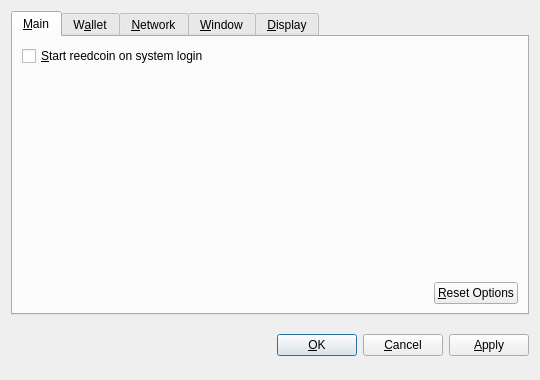
<?xml version="1.0" encoding="UTF-8"?>
<ui version="4.0">
 <class>OptionsDialog</class>
 <widget class="QDialog" name="OptionsDialog">
  <property name="geometry">
   <rect>
    <x>0</x>
    <y>0</y>
    <width>540</width>
    <height>380</height>
   </rect>
  </property>
  <property name="windowTitle">
   <string>Options</string>
  </property>
  <property name="modal">
   <bool>true</bool>
  </property>
  <layout class="QVBoxLayout" name="verticalLayout">
   <item>
    <widget class="QTabWidget" name="tabWidget">
     <property name="tabPosition">
      <enum>QTabWidget::North</enum>
     </property>
     <property name="currentIndex">
      <number>0</number>
     </property>
     <widget class="QWidget" name="tabMain">
      <attribute name="title">
       <string>&amp;Main</string>
      </attribute>
      <layout class="QVBoxLayout" name="verticalLayout_Main">
       <item>
        <widget class="QCheckBox" name="bitcoinAtStartup">
         <property name="toolTip">
          <string>Automatically start reedcoin after logging in to the system.</string>
         </property>
         <property name="text">
          <string>&amp;Start reedcoin on system login</string>
         </property>
        </widget>
       </item>
       <item>
        <spacer name="verticalSpacer_Main">
         <property name="orientation">
          <enum>Qt::Vertical</enum>
         </property>
         <property name="sizeHint" stdset="0">
          <size>
           <width>20</width>
           <height>40</height>
          </size>
         </property>
        </spacer>
       </item>
       <item>
        <layout class="QHBoxLayout" name="horizontalLayout_2_Main">
         <item>
          <spacer name="horizontalSpacer_2_Main">
           <property name="orientation">
            <enum>Qt::Horizontal</enum>
           </property>
           <property name="sizeHint" stdset="0">
            <size>
             <width>40</width>
             <height>20</height>
            </size>
           </property>
          </spacer>
         </item>
         <item>
          <widget class="QPushButton" name="resetButton">
           <property name="toolTip">
            <string>Reset all client options to default.</string>
           </property>
           <property name="text">
            <string>&amp;Reset Options</string>
           </property>
           <property name="autoDefault">
            <bool>false</bool>
           </property>
          </widget>
         </item>
        </layout>
       </item>
      </layout>
     </widget>
     <widget class="QWidget" name="tabWallet">
      <attribute name="title">
       <string>W&amp;allet</string>
      </attribute>
      <layout class="QVBoxLayout" name="verticalLayout_Network">
       <item>
        <widget class="QLabel" name="transactionFeeInfoLabel">
         <property name="text">
          <string>Optional transaction fee per kB that helps make sure your transactions are processed quickly. Most transactions are 1 kB.</string>
         </property>
         <property name="textFormat">
          <enum>Qt::PlainText</enum>
         </property>
         <property name="wordWrap">
          <bool>true</bool>
         </property>
        </widget>
       </item>
       <item>
        <layout class="QHBoxLayout" name="horizontalLayout_1_Main">
         <item>
          <widget class="QLabel" name="transactionFeeLabel">
           <property name="text">
            <string>Pay transaction &amp;fee</string>
           </property>
           <property name="textFormat">
            <enum>Qt::PlainText</enum>
           </property>
           <property name="buddy">
            <cstring>transactionFee</cstring>
           </property>
          </widget>
         </item>
         <item>
          <widget class="BitcoinAmountField" name="transactionFee"/>
         </item>
         <item>
          <spacer name="horizontalSpacer_1_Main">
           <property name="orientation">
            <enum>Qt::Horizontal</enum>
           </property>
           <property name="sizeHint" stdset="0">
            <size>
             <width>40</width>
             <height>20</height>
            </size>
           </property>
          </spacer>
         </item>
        </layout>
       </item>
       <item>
        <widget class="QLabel" name="label">
         <property name="text">
          <string>If you disable the spending of unconfirmed change, the change from a transaction cannot be used until that transaction has at least one confirmation. This also affects how your balance is computed.</string>
         </property>
         <property name="wordWrap">
          <bool>true</bool>
         </property>
        </widget>
       </item>
       <item>
        <widget class="QCheckBox" name="spendZeroConfChange">
         <property name="text">
          <string>Spend unconfirmed change  (experts only)</string>
         </property>
        </widget>
       </item>
       <item>
        <spacer name="verticalSpacer">
         <property name="orientation">
          <enum>Qt::Vertical</enum>
         </property>
         <property name="sizeHint" stdset="0">
          <size>
           <width>20</width>
           <height>40</height>
          </size>
         </property>
        </spacer>
       </item>
      </layout>
     </widget>
     <widget class="QWidget" name="tabNetwork">
      <attribute name="title">
       <string>&amp;Network</string>
      </attribute>
      <layout class="QVBoxLayout" name="verticalLayout_Network">
       <item>
        <widget class="QCheckBox" name="mapPortUpnp">
         <property name="toolTip">
          <string>Automatically open the reedcoin client port on the router. This only works when your router supports UPnP and it is enabled.</string>
         </property>
         <property name="text">
          <string>Map port using &amp;UPnP</string>
         </property>
        </widget>
       </item>
       <item>
        <widget class="QCheckBox" name="connectSocks">
         <property name="toolTip">
          <string>Connect to the reedcoin network through a SOCKS proxy (e.g. when connecting through Tor).</string>
         </property>
         <property name="text">
          <string>&amp;Connect through SOCKS proxy:</string>
         </property>
        </widget>
       </item>
       <item>
        <layout class="QHBoxLayout" name="horizontalLayout_Network">
         <item>
          <widget class="QLabel" name="proxyIpLabel">
           <property name="text">
            <string>Proxy &amp;IP:</string>
           </property>
           <property name="textFormat">
            <enum>Qt::PlainText</enum>
           </property>
           <property name="buddy">
            <cstring>proxyIp</cstring>
           </property>
          </widget>
         </item>
         <item>
          <widget class="QValidatedLineEdit" name="proxyIp">
           <property name="maximumSize">
            <size>
             <width>140</width>
             <height>16777215</height>
            </size>
           </property>
           <property name="toolTip">
            <string>IP address of the proxy (e.g. 127.0.0.1)</string>
           </property>
          </widget>
         </item>
         <item>
          <widget class="QLabel" name="proxyPortLabel">
           <property name="text">
            <string>&amp;Port:</string>
           </property>
           <property name="textFormat">
            <enum>Qt::PlainText</enum>
           </property>
           <property name="buddy">
            <cstring>proxyPort</cstring>
           </property>
          </widget>
         </item>
         <item>
          <widget class="QLineEdit" name="proxyPort">
           <property name="maximumSize">
            <size>
             <width>55</width>
             <height>16777215</height>
            </size>
           </property>
           <property name="toolTip">
            <string>Port of the proxy (e.g. 9050)</string>
           </property>
          </widget>
         </item>
         <item>
          <widget class="QLabel" name="socksVersionLabel">
           <property name="text">
            <string>SOCKS &amp;Version:</string>
           </property>
           <property name="textFormat">
            <enum>Qt::PlainText</enum>
           </property>
           <property name="buddy">
            <cstring>socksVersion</cstring>
           </property>
          </widget>
         </item>
         <item>
          <widget class="QValueComboBox" name="socksVersion">
           <property name="toolTip">
            <string>SOCKS version of the proxy (e.g. 5)</string>
           </property>
          </widget>
         </item>
         <item>
          <spacer name="horizontalSpacer_Network">
           <property name="orientation">
            <enum>Qt::Horizontal</enum>
           </property>
           <property name="sizeHint" stdset="0">
            <size>
             <width>40</width>
             <height>20</height>
            </size>
           </property>
          </spacer>
         </item>
        </layout>
       </item>
       <item>
        <spacer name="verticalSpacer_Network">
         <property name="orientation">
          <enum>Qt::Vertical</enum>
         </property>
         <property name="sizeHint" stdset="0">
          <size>
           <width>20</width>
           <height>40</height>
          </size>
         </property>
        </spacer>
       </item>
      </layout>
     </widget>
     <widget class="QWidget" name="tabWindow">
      <attribute name="title">
       <string>&amp;Window</string>
      </attribute>
      <layout class="QVBoxLayout" name="verticalLayout_Window">
       <item>
        <widget class="QCheckBox" name="minimizeToTray">
         <property name="toolTip">
          <string>Show only a tray icon after minimizing the window.</string>
         </property>
         <property name="text">
          <string>&amp;Minimize to the tray instead of the taskbar</string>
         </property>
        </widget>
       </item>
       <item>
        <widget class="QCheckBox" name="minimizeOnClose">
         <property name="toolTip">
          <string>Minimize instead of exit the application when the window is closed. When this option is enabled, the application will be closed only after selecting Quit in the menu.</string>
         </property>
         <property name="text">
          <string>M&amp;inimize on close</string>
         </property>
        </widget>
       </item>
       <item>
        <spacer name="verticalSpacer_Window">
         <property name="orientation">
          <enum>Qt::Vertical</enum>
         </property>
         <property name="sizeHint" stdset="0">
          <size>
           <width>20</width>
           <height>40</height>
          </size>
         </property>
        </spacer>
       </item>
      </layout>
     </widget>
     <widget class="QWidget" name="tabDisplay">
      <attribute name="title">
       <string>&amp;Display</string>
      </attribute>
      <layout class="QVBoxLayout" name="verticalLayout_Display">
       <item>
        <layout class="QHBoxLayout" name="horizontalLayout_1_Display">
         <item>
          <widget class="QLabel" name="langLabel">
           <property name="text">
            <string>User Interface &amp;language:</string>
           </property>
           <property name="textFormat">
            <enum>Qt::PlainText</enum>
           </property>
           <property name="buddy">
            <cstring>lang</cstring>
           </property>
          </widget>
         </item>
         <item>
          <widget class="QValueComboBox" name="lang">
           <property name="toolTip">
            <string>The user interface language can be set here. This setting will take effect after restarting reedcoin.</string>
           </property>
          </widget>
         </item>
        </layout>
       </item>
       <item>
        <layout class="QHBoxLayout" name="horizontalLayout_2_Display">
         <item>
          <widget class="QLabel" name="unitLabel">
           <property name="text">
            <string>&amp;Unit to show amounts in:</string>
           </property>
           <property name="textFormat">
            <enum>Qt::PlainText</enum>
           </property>
           <property name="buddy">
            <cstring>unit</cstring>
           </property>
          </widget>
         </item>
         <item>
          <widget class="QValueComboBox" name="unit">
           <property name="toolTip">
            <string>Choose the default subdivision unit to show in the interface and when sending coins.</string>
           </property>
          </widget>
         </item>
        </layout>
       </item>
       <item>
        <widget class="QCheckBox" name="displayAddresses">
         <property name="toolTip">
          <string>Whether to show reedcoin addresses in the transaction list or not.</string>
         </property>
         <property name="text">
          <string>&amp;Display addresses in transaction list</string>
         </property>
        </widget>
       </item>
       <item>
        <widget class="QCheckBox" name="coinControlFeatures">
         <property name="toolTip">
          <string>Whether to show coin control features or not.</string>
         </property>
         <property name="text">
          <string>Display coin &amp;control features (experts only!)</string>
         </property>
        </widget>
       </item>
       <item>
        <spacer name="verticalSpacer_Display">
         <property name="orientation">
          <enum>Qt::Vertical</enum>
         </property>
         <property name="sizeHint" stdset="0">
          <size>
           <width>20</width>
           <height>40</height>
          </size>
         </property>
        </spacer>
       </item>
      </layout>
     </widget>
    </widget>
   </item>
   <item>
    <layout class="QHBoxLayout" name="horizontalLayout_Buttons">
     <item>
      <spacer name="horizontalSpacer_1">
       <property name="orientation">
        <enum>Qt::Horizontal</enum>
       </property>
       <property name="sizeHint" stdset="0">
        <size>
         <width>40</width>
         <height>48</height>
        </size>
       </property>
      </spacer>
     </item>
     <item>
      <widget class="QLabel" name="statusLabel">
       <property name="font">
        <font>
         <weight>75</weight>
         <bold>true</bold>
        </font>
       </property>
       <property name="text">
        <string/>
       </property>
       <property name="textFormat">
        <enum>Qt::PlainText</enum>
       </property>
       <property name="wordWrap">
        <bool>true</bool>
       </property>
      </widget>
     </item>
     <item>
      <spacer name="horizontalSpacer_2">
       <property name="orientation">
        <enum>Qt::Horizontal</enum>
       </property>
       <property name="sizeHint" stdset="0">
        <size>
         <width>40</width>
         <height>48</height>
        </size>
       </property>
      </spacer>
     </item>
     <item>
      <widget class="QPushButton" name="okButton">
       <property name="text">
        <string>&amp;OK</string>
       </property>
      </widget>
     </item>
     <item>
      <widget class="QPushButton" name="cancelButton">
       <property name="text">
        <string>&amp;Cancel</string>
       </property>
       <property name="autoDefault">
        <bool>false</bool>
       </property>
      </widget>
     </item>
     <item>
      <widget class="QPushButton" name="applyButton">
       <property name="text">
        <string>&amp;Apply</string>
       </property>
       <property name="autoDefault">
        <bool>false</bool>
       </property>
      </widget>
     </item>
    </layout>
   </item>
  </layout>
 </widget>
 <customwidgets>
  <customwidget>
   <class>BitcoinAmountField</class>
   <extends>QSpinBox</extends>
   <header>bitcoinamountfield.h</header>
  </customwidget>
  <customwidget>
   <class>QValueComboBox</class>
   <extends>QComboBox</extends>
   <header>qvaluecombobox.h</header>
  </customwidget>
  <customwidget>
   <class>QValidatedLineEdit</class>
   <extends>QLineEdit</extends>
   <header>qvalidatedlineedit.h</header>
  </customwidget>
 </customwidgets>
 <resources/>
 <connections/>
</ui>
